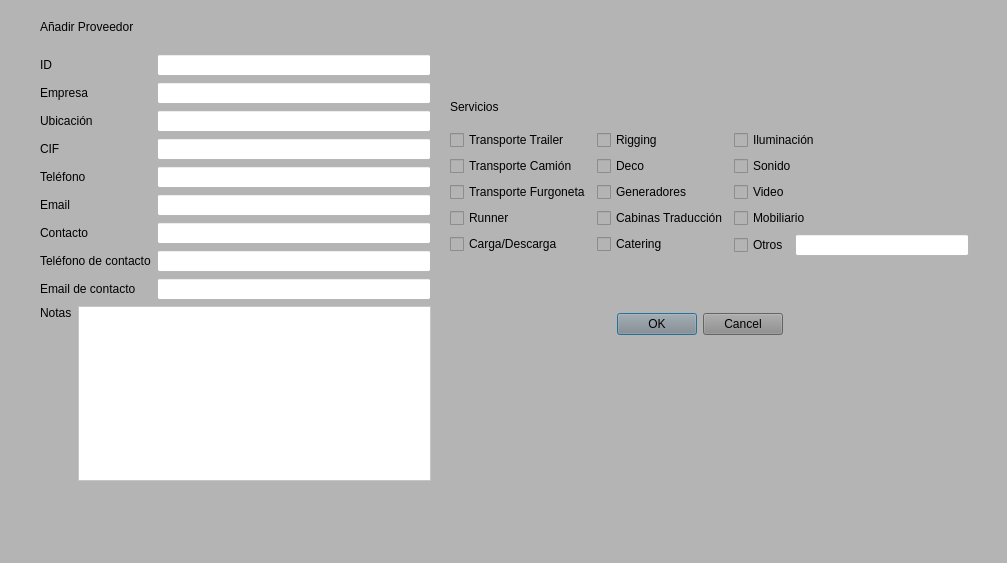
<?xml version="1.0" encoding="UTF-8"?>
<ui version="4.0">
 <class>MainWindow</class>
 <widget class="QMainWindow" name="MainWindow">
  <property name="geometry">
   <rect>
    <x>0</x>
    <y>0</y>
    <width>1007</width>
    <height>563</height>
   </rect>
  </property>
  <property name="sizeIncrement">
   <size>
    <width>0</width>
    <height>0</height>
   </size>
  </property>
  <property name="windowTitle">
   <string>MainWindow</string>
  </property>
  <property name="styleSheet">
   <string notr="true">background-color: rgb(180, 180, 180);</string>
  </property>
  <widget class="QWidget" name="centralwidget">
   <property name="sizeIncrement">
    <size>
     <width>0</width>
     <height>0</height>
    </size>
   </property>
   <widget class="QDialogButtonBox" name="aceptcancel">
    <property name="geometry">
     <rect>
      <x>590</x>
      <y>310</y>
      <width>193</width>
      <height>28</height>
     </rect>
    </property>
    <property name="styleSheet">
     <string notr="true">background-color: rgb(140, 140, 140);</string>
    </property>
    <property name="standardButtons">
     <set>QDialogButtonBox::Cancel|QDialogButtonBox::Ok</set>
    </property>
   </widget>
   <widget class="QWidget" name="layoutWidget">
    <property name="geometry">
     <rect>
      <x>40</x>
      <y>20</y>
      <width>391</width>
      <height>461</height>
     </rect>
    </property>
    <layout class="QVBoxLayout" name="verticalLayout_6">
     <item>
      <widget class="QLabel" name="anadir_proveedor">
       <property name="styleSheet">
        <string notr="true">font: 75 14pt &quot;MS Shell Dlg 2&quot;;</string>
       </property>
       <property name="text">
        <string>Añadir Proveedor
</string>
       </property>
      </widget>
     </item>
     <item>
      <layout class="QVBoxLayout" name="verticalLayout_5">
       <item>
        <layout class="QHBoxLayout" name="horizontalLayout">
         <item>
          <layout class="QVBoxLayout" name="verticalLayout_4">
           <item>
            <widget class="QLabel" name="id">
             <property name="text">
              <string>ID</string>
             </property>
            </widget>
           </item>
           <item>
            <widget class="QLabel" name="empresa">
             <property name="text">
              <string>Empresa</string>
             </property>
            </widget>
           </item>
           <item>
            <widget class="QLabel" name="ubicacion">
             <property name="text">
              <string>Ubicación</string>
             </property>
            </widget>
           </item>
           <item>
            <widget class="QLabel" name="cif">
             <property name="text">
              <string>CIF</string>
             </property>
            </widget>
           </item>
           <item>
            <widget class="QLabel" name="telefono">
             <property name="text">
              <string>Teléfono</string>
             </property>
            </widget>
           </item>
           <item>
            <widget class="QLabel" name="email">
             <property name="text">
              <string>Email</string>
             </property>
            </widget>
           </item>
           <item>
            <widget class="QLabel" name="contacto">
             <property name="text">
              <string>Contacto</string>
             </property>
            </widget>
           </item>
           <item>
            <widget class="QLabel" name="tfn_contacto">
             <property name="text">
              <string>Teléfono de contacto</string>
             </property>
            </widget>
           </item>
           <item>
            <widget class="QLabel" name="email_contacto">
             <property name="text">
              <string>Email de contacto</string>
             </property>
            </widget>
           </item>
          </layout>
         </item>
         <item>
          <layout class="QVBoxLayout" name="verticalLayout_3">
           <item>
            <widget class="QLineEdit" name="entry_id">
             <property name="sizePolicy">
              <sizepolicy hsizetype="Expanding" vsizetype="Fixed">
               <horstretch>0</horstretch>
               <verstretch>0</verstretch>
              </sizepolicy>
             </property>
             <property name="styleSheet">
              <string notr="true">background-color: rgb(255, 255, 255);</string>
             </property>
            </widget>
           </item>
           <item>
            <widget class="QLineEdit" name="entry_empresa">
             <property name="sizePolicy">
              <sizepolicy hsizetype="Expanding" vsizetype="Fixed">
               <horstretch>0</horstretch>
               <verstretch>0</verstretch>
              </sizepolicy>
             </property>
             <property name="styleSheet">
              <string notr="true">background-color: rgb(255, 255, 255);</string>
             </property>
            </widget>
           </item>
           <item>
            <widget class="QLineEdit" name="entry_ubicacion">
             <property name="sizePolicy">
              <sizepolicy hsizetype="Expanding" vsizetype="Fixed">
               <horstretch>0</horstretch>
               <verstretch>0</verstretch>
              </sizepolicy>
             </property>
             <property name="styleSheet">
              <string notr="true">background-color: rgb(255, 255, 255);</string>
             </property>
            </widget>
           </item>
           <item>
            <widget class="QLineEdit" name="entry_cif">
             <property name="sizePolicy">
              <sizepolicy hsizetype="Expanding" vsizetype="Fixed">
               <horstretch>0</horstretch>
               <verstretch>0</verstretch>
              </sizepolicy>
             </property>
             <property name="styleSheet">
              <string notr="true">background-color: rgb(255, 255, 255);</string>
             </property>
            </widget>
           </item>
           <item>
            <widget class="QLineEdit" name="entryTFN">
             <property name="sizePolicy">
              <sizepolicy hsizetype="Expanding" vsizetype="Fixed">
               <horstretch>0</horstretch>
               <verstretch>0</verstretch>
              </sizepolicy>
             </property>
             <property name="styleSheet">
              <string notr="true">background-color: rgb(255, 255, 255);</string>
             </property>
            </widget>
           </item>
           <item>
            <widget class="QLineEdit" name="entry_email">
             <property name="sizePolicy">
              <sizepolicy hsizetype="Expanding" vsizetype="Fixed">
               <horstretch>0</horstretch>
               <verstretch>0</verstretch>
              </sizepolicy>
             </property>
             <property name="styleSheet">
              <string notr="true">background-color: rgb(255, 255, 255);</string>
             </property>
            </widget>
           </item>
           <item>
            <widget class="QLineEdit" name="entry_contacto">
             <property name="sizePolicy">
              <sizepolicy hsizetype="Expanding" vsizetype="Fixed">
               <horstretch>0</horstretch>
               <verstretch>0</verstretch>
              </sizepolicy>
             </property>
             <property name="styleSheet">
              <string notr="true">background-color: rgb(255, 255, 255);</string>
             </property>
            </widget>
           </item>
           <item>
            <widget class="QLineEdit" name="entry_tfn_contacto">
             <property name="sizePolicy">
              <sizepolicy hsizetype="Expanding" vsizetype="Fixed">
               <horstretch>0</horstretch>
               <verstretch>0</verstretch>
              </sizepolicy>
             </property>
             <property name="minimumSize">
              <size>
               <width>122</width>
               <height>0</height>
              </size>
             </property>
             <property name="styleSheet">
              <string notr="true">background-color: rgb(255, 255, 255);</string>
             </property>
            </widget>
           </item>
           <item>
            <widget class="QLineEdit" name="entry_email_contacto">
             <property name="sizePolicy">
              <sizepolicy hsizetype="Expanding" vsizetype="Fixed">
               <horstretch>0</horstretch>
               <verstretch>0</verstretch>
              </sizepolicy>
             </property>
             <property name="styleSheet">
              <string notr="true">background-color: rgb(255, 255, 255);</string>
             </property>
            </widget>
           </item>
          </layout>
         </item>
        </layout>
       </item>
       <item>
        <layout class="QHBoxLayout" name="horizontalLayout_11">
         <item>
          <layout class="QVBoxLayout" name="verticalLayout">
           <item>
            <widget class="QLabel" name="notas">
             <property name="text">
              <string>Notas</string>
             </property>
            </widget>
           </item>
           <item>
            <spacer name="verticalSpacer">
             <property name="orientation">
              <enum>Qt::Vertical</enum>
             </property>
             <property name="sizeHint" stdset="0">
              <size>
               <width>20</width>
               <height>40</height>
              </size>
             </property>
            </spacer>
           </item>
          </layout>
         </item>
         <item>
          <widget class="QTextEdit" name="textNOTAS">
           <property name="styleSheet">
            <string notr="true">background-color: rgb(255, 255, 255);</string>
           </property>
          </widget>
         </item>
        </layout>
       </item>
      </layout>
     </item>
    </layout>
   </widget>
   <widget class="QWidget" name="layoutWidget">
    <property name="geometry">
     <rect>
      <x>450</x>
      <y>90</y>
      <width>519</width>
      <height>166</height>
     </rect>
    </property>
    <layout class="QVBoxLayout" name="verticalLayout_9">
     <item>
      <widget class="QLabel" name="servicios">
       <property name="styleSheet">
        <string notr="true">font: 75 10pt &quot;MS Shell Dlg 2&quot;;</string>
       </property>
       <property name="text">
        <string>Servicios</string>
       </property>
      </widget>
     </item>
     <item>
      <layout class="QHBoxLayout" name="horizontalLayout_3">
       <item>
        <layout class="QVBoxLayout" name="verticalLayout_2">
         <item>
          <widget class="QCheckBox" name="check_trailer">
           <property name="text">
            <string>Transporte Trailer</string>
           </property>
          </widget>
         </item>
         <item>
          <widget class="QCheckBox" name="check_camion">
           <property name="text">
            <string>Transporte Camión</string>
           </property>
          </widget>
         </item>
         <item>
          <widget class="QCheckBox" name="check_furgo">
           <property name="text">
            <string>Transporte Furgoneta</string>
           </property>
          </widget>
         </item>
         <item>
          <widget class="QCheckBox" name="check_runner">
           <property name="text">
            <string>Runner</string>
           </property>
          </widget>
         </item>
         <item>
          <widget class="QCheckBox" name="check_c_d">
           <property name="text">
            <string>Carga/Descarga</string>
           </property>
          </widget>
         </item>
        </layout>
       </item>
       <item>
        <layout class="QVBoxLayout" name="verticalLayout_7">
         <item>
          <widget class="QCheckBox" name="check_rigging">
           <property name="text">
            <string>Rigging</string>
           </property>
          </widget>
         </item>
         <item>
          <widget class="QCheckBox" name="check_deco">
           <property name="text">
            <string>Deco</string>
           </property>
          </widget>
         </item>
         <item>
          <widget class="QCheckBox" name="check_generadores">
           <property name="text">
            <string>Generadores</string>
           </property>
          </widget>
         </item>
         <item>
          <widget class="QCheckBox" name="check_tradu">
           <property name="text">
            <string>Cabinas Traducción</string>
           </property>
          </widget>
         </item>
         <item>
          <widget class="QCheckBox" name="check_catering">
           <property name="text">
            <string>Catering</string>
           </property>
          </widget>
         </item>
        </layout>
       </item>
       <item>
        <layout class="QVBoxLayout" name="verticalLayout_8">
         <item>
          <widget class="QCheckBox" name="check_iluminacion">
           <property name="text">
            <string>Iluminación</string>
           </property>
          </widget>
         </item>
         <item>
          <widget class="QCheckBox" name="check_sonido">
           <property name="text">
            <string>Sonido</string>
           </property>
          </widget>
         </item>
         <item>
          <widget class="QCheckBox" name="check_video">
           <property name="text">
            <string>Video</string>
           </property>
          </widget>
         </item>
         <item>
          <widget class="QCheckBox" name="check_mobiliario">
           <property name="text">
            <string>Mobiliario</string>
           </property>
          </widget>
         </item>
         <item>
          <layout class="QHBoxLayout" name="horizontalLayout_2">
           <item>
            <widget class="QCheckBox" name="check_otros">
             <property name="text">
              <string>Otros</string>
             </property>
            </widget>
           </item>
           <item>
            <widget class="QLineEdit" name="entry_otros">
             <property name="styleSheet">
              <string notr="true">background-color: rgb(255, 255, 255);</string>
             </property>
            </widget>
           </item>
          </layout>
         </item>
        </layout>
       </item>
      </layout>
     </item>
    </layout>
   </widget>
  </widget>
 </widget>
 <resources/>
 <connections>
  <connection>
   <sender>aceptcancel</sender>
   <signal>rejected()</signal>
   <receiver>MainWindow</receiver>
   <slot>close()</slot>
   <hints>
    <hint type="sourcelabel">
     <x>733</x>
     <y>334</y>
    </hint>
    <hint type="destinationlabel">
     <x>737</x>
     <y>357</y>
    </hint>
   </hints>
  </connection>
 </connections>
</ui>
